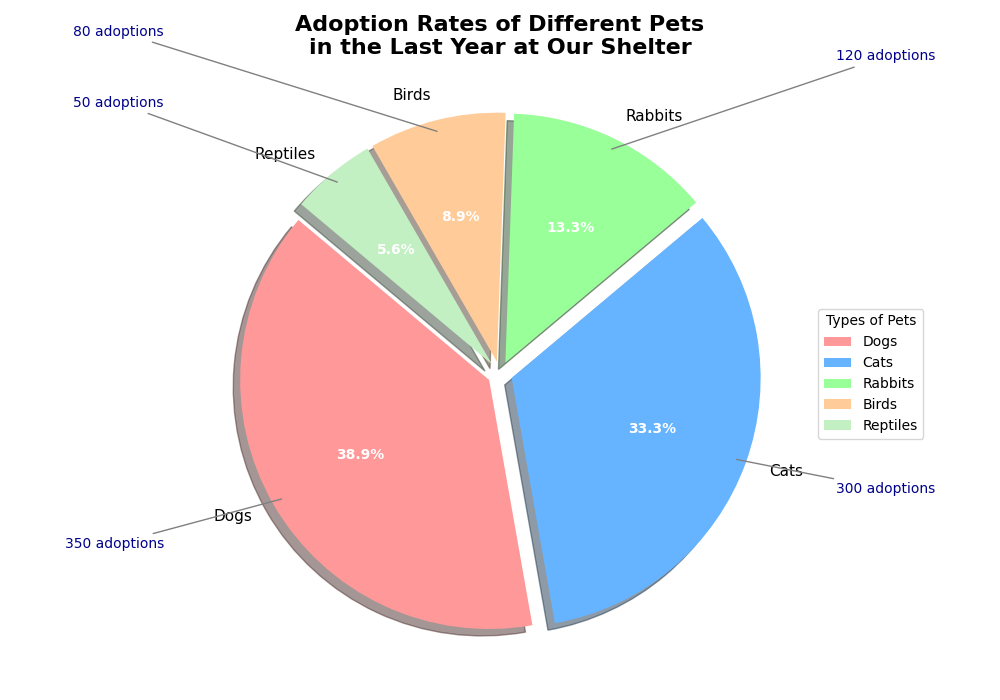

This chart was generated by the following Python code:
import matplotlib.pyplot as plt

# Adoption data for different types of pets
pets = ['Dogs', 'Cats', 'Rabbits', 'Birds', 'Reptiles']
adoption_rates = [350, 300, 120, 80, 50]

# Define colors for each segment
colors = ['#FF9999', '#66B3FF', '#99FF99', '#FFCC99', '#C2F0C2']

# Create figure and axis for the plot
fig, ax = plt.subplots(figsize=(10, 7), subplot_kw=dict(aspect="equal"))

# Plot a pie chart
wedges, texts, autotexts = ax.pie(
    adoption_rates,
    labels=pets,
    colors=colors,
    autopct='%1.1f%%',
    startangle=140,
    explode=(0.05, 0.05, 0.05, 0.05, 0.05),
    shadow=True
)

# Set the title
plt.title('Adoption Rates of Different Pets\nin the Last Year at Our Shelter', fontsize=16, fontweight='bold')

# Customize and position percentage labels
for autotext in autotexts:
    autotext.set_color('white')
    autotext.set_weight('bold')

# Customize the category labels
for text in texts:
    text.set_fontsize(11)

# Add annotations outside the pie chart wedges
for i, wedge in enumerate(wedges):
    angle = (wedge.theta2 - wedge.theta1) / 2. + wedge.theta1
    x = np.cos(np.deg2rad(angle))
    y = np.sin(np.deg2rad(angle))
    horizontalalignment = {-1: "right", 1: "left"}[int(np.sign(x))]
    ax.annotate(f'{adoption_rates[i]} adoptions',
                xy=(x, y), xytext=(1.35*np.sign(x), 1.4*y),
                horizontalalignment=horizontalalignment, fontsize=10, color='darkblue',
                arrowprops=dict(arrowstyle="-", color='gray'))

# Add a legend for clarity
ax.legend(wedges, pets, title="Types of Pets", loc="center left", bbox_to_anchor=(1, 0, 0.5, 1))

# Enhance layout
plt.tight_layout()

# Display the pie chart
plt.show()
